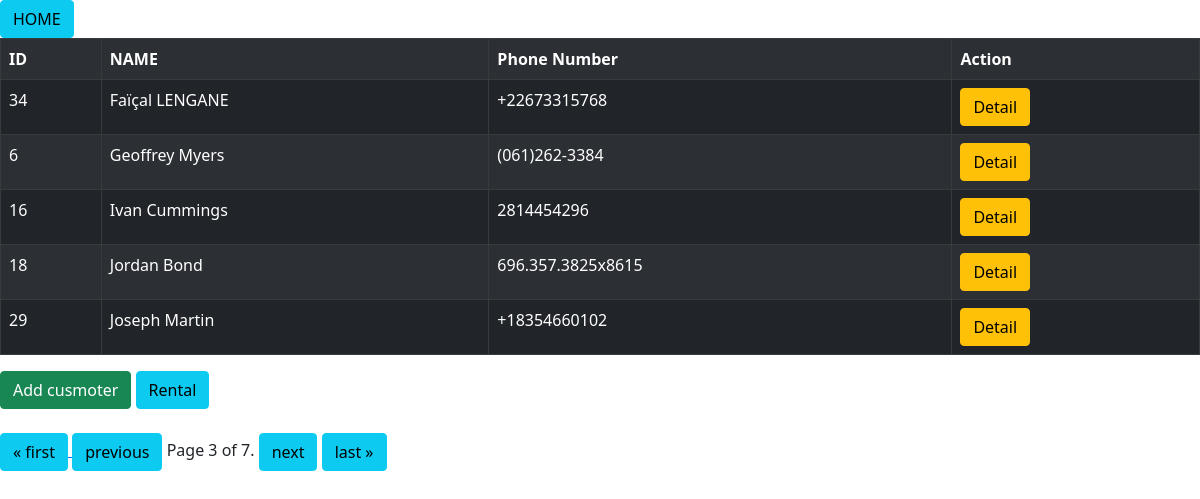
/rent/customer/?page=3, run on the app's committed database.
### rent/models.py (models this page shows, shortened)
class Customer(models.Model):
    first_name = models.CharField(max_length=50)
    last_name = models.CharField(max_length=50)
    email = models.EmailField(max_length=254)
    phone_number = PhoneNumberField()
    address = models.CharField(max_length=50)
    city = models.CharField(max_length=50)
    country = models.CharField(max_length=50)
    class Meta:
        ordering = ['first_name', 'last_name']

### rent/views.py (the view)
# urls.py: 2. Add a URL to urlpatterns:  path('', views.home, name='home')
def home(request, id=0):
    if id == 0:
        customer = Customer.objects.all()
        page = Paginator(customer, 5)
        pge = request.GET.get('page')
        cust = page.get_page(pge)
        var = len(customer)
        return render(request, 'rent/home.html', {'models': cust, 'len': var})
    else:
        customer = Customer.objects.filter(id=id)
        var = len(customer)
        return render(request, 'rent/home.html', {'models': customer, 'len': var})

### rent/templates/rent/home.html (shortened to what this page needs)
<!DOCTYPE html>
<html>
    <head>
        <link href="https://cdn.jsdelivr.net/npm/bootstrap@5.0.2/dist/css/bootstrap.min.css" rel="stylesheet">
    </head>
    <body>
       {% block content %}
       <a href="{% url 'home0' %}"><button class="btn btn-info">HOME</button></a>
            <table class = "table table-striped table-dark table-bordered">
                <tr>
                    <th>ID</th>
                    <th>NAME</th>
                    <th>Phone Number</th>
                    {% if len != 1 %}
                        <th>Action</th>
                    {%endif%}
                </tr>
                {% for model in models %}
                <tr>
                    <td> {{model.id}} </td>
                    <td>{{model.first_name}} {{model.last_name}}</td>
                    <td>{{model.phone_number}}</td>
                    {% if len != 1 %}
                        <td> <a href=" {% url 'detailCustomer' model.id  %} "><button class = "btn btn-warning">Detail</button></a>   </td>
                    {%endif%}
                 </tr>
                {% endfor %}
            </table>
    {% if len != 1 %}
       <a href="{% url 'addCustomer' %}"><button class = "btn btn-success"> Add cusmoter</button></a>
       <a href="{% url 'rentallist' %}"><button class="btn btn-info">Rental</button></a>
       <br> <br>
        {% if models.has_previous %}
            <a href="?page=1"> <button class = "btn btn-info" > &laquo; first</button> </a>
            <a href="?page={{ models.previous_page_number }}"><button class = "btn btn-info" > previous</button></a>
        {% endif %}
            Page {{ models.number }} of {{ models.paginator.num_pages }}.
        {% if models.has_next %}
       <a href="?page={{ models.next_page_number }}"><button class = "btn btn-info" > next</button></a>
       <a href="?page={{ models.paginator.num_pages }}"><button class = "btn btn-info" > last &raquo; </button></a>
        {% endif %}
    {% endif %}
       {% endblock content %}
    </body>
</html>

### data on the page
Customer: id "34", first_name "Faïçal", last_name "LENGANE", phone_number "+22673315768"
Customer: id "6", first_name "Geoffrey", last_name "Myers", phone_number "(061)262-3384"
Customer: id "16", first_name "Ivan", last_name "Cummings", phone_number "2814454296"
Customer: id "18", first_name "Jordan", last_name "Bond", phone_number "696.357.3825x8615"
Customer: id "29", first_name "Joseph", last_name "Martin", phone_number "+18354660102"

### other printed values
{{ models.number }} "3"
{{ models.paginator.num_pages }} "7"
